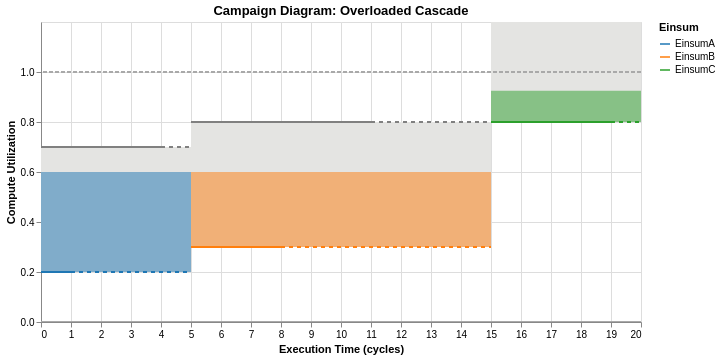
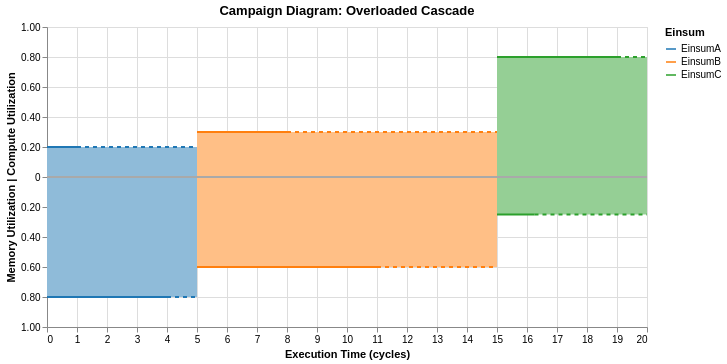

Here is the notebook cell these charts were saved with, in order:
### Markdown cell above
#### Untiled

### Code cell
campaign_diagram = CampaignDiagram(original_cascade)
CampaignDiagram(original_cascade).draw().interactive().show()
CampaignDiagram(original_cascade).draw(dual_mode=True).interactive()

### Figure 1 — Vega-Lite specification as saved in the notebook (floating-point values rounded to 4 significant figures)
{"config": {"view": {"continuousWidth": 300, "continuousHeight": 300}}, "layer": [{"layer": [{"layer": [{"layer": [{"mark": {"type": "rect", "color": "#E4E4E2"}, "encoding": {"tooltip": [{"field": "Einsum", "type": "nominal"}, {"field": "runtime", "type": "quantitative"}, {"field": "og_runtime", "type": "quantitative"}, {"field": "Memory_Utilization", "type": "quantitative"}, {"field": "Compute_Utilization", "type": "quantitative"}, {"field": "Compute_Utilization_plot", "type": "quantitative"}, {"field": "fusion_group", "type": "nominal"}, {"field": "memory_well", "type": "quantitative"}, {"field": "full_End_Time", "type": "quantitative"}, {"field": "throttled_duration", "type": "quantitative"}, {"field": "mem_throttled_duration", "type": "quantitative"}, {"field": "comp_throttled_duration", "type": "quantitative"}, {"field": "comp_perc", "type": "quantitative"}, {"field": "bw_perc", "type": "quantitative"}, {"field": "compute_type", "type": "nominal"}, {"field": "memory_type", "type": "nominal"}], "x": {"field": "Time_Stamp", "type": "quantitative"}, "x2": {"field": "full_End_Time"}, "y": {"field": "compute_limit_bot", "type": "quantitative"}, "y2": {"field": "compute_limit_top"}}, "name": "view_771ccadc1446ba9e_0", "transform": [{"calculate": "datum.Compute_Utilization_plot + 0.5 * datum.memory_well", "as": "compute_limit_top"}, {"calculate": "datum.Compute_Utilization_plot", "as": "compute_limit_bot"}, {"calculate": "datum.Compute_Utilization_plot", "as": "y1"}, {"calculate": "datum.Compute_Utilization_plot + datum.Memory_Utilization * 0.5", "as": "y2"}]}, {"mark": {"type": "rule", "color": "gray", "size": 2, "strokeDash": [0, 0]}, "encoding": {"tooltip": [{"field": "Einsum", "type": "nominal"}, {"field": "runtime", "type": "quantitative"}, {"field": "og_runtime", "type": "quantitative"}, {"field": "Memory_Utilization", "type": "quantitative"}, {"field": "Compute_Utilization", "type": "quantitative"}, {"field": "Compute_Utilization_plot", "type": "quantitative"}, {"field": "fusion_group", "type": "nominal"}, {"field": "memory_well", "type": "quantitative"}, {"field": "full_End_Time", "type": "quantitative"}, {"field": "throttled_duration", "type": "quantitative"}, {"field": "mem_throttled_duration", "type": "quantitative"}, {"field": "comp_throttled_duration", "type": "quantitative"}, {"field": "comp_perc", "type": "quantitative"}, {"field": "bw_perc", "type": "quantitative"}, {"field": "compute_type", "type": "nominal"}, {"field": "memory_type", "type": "nominal"}], "x": {"field": "Time_Stamp", "type": "quantitative"}, "x2": {"field": "mb_End_Time"}, "y": {"field": "compute_limit_top", "type": "quantitative"}}, "transform": [{"calculate": "datum.Compute_Utilization_plot + 0.5 * datum.memory_well", "as": "compute_limit_top"}, {"calculate": "datum.Compute_Utilization_plot", "as": "compute_limit_bot"}, {"calculate": "datum.Compute_Utilization_plot", "as": "y1"}, {"calculate": "datum.Compute_Utilization_plot + datum.Memory_Utilization * 0.5", "as": "y2"}]}]}, {"mark": {"type": "rect", "opacity": 0.5}, "encoding": {"color": {"field": "Einsum", "legend": null, "scale": {"domain": ["EinsumA", "EinsumB", "EinsumC"], "range": ["#1f77b4", "#ff7f0e", "#2ca02c"]}, "sort": ["EinsumA", "EinsumB", "EinsumC"], "type": "nominal"}, "tooltip": [{"field": "Einsum", "type": "nominal"}, {"field": "runtime", "type": "quantitative"}, {"field": "og_runtime", "type": "quantitative"}, {"field": "Memory_Utilization", "type": "quantitative"}, {"field": "Compute_Utilization", "type": "quantitative"}, {"field": "Compute_Utilization_plot", "type": "quantitative"}, {"field": "fusion_group", "type": "nominal"}, {"field": "memory_well", "type": "quantitative"}, {"field": "full_End_Time", "type": "quantitative"}, {"field": "throttled_duration", "type": "quantitative"}, {"field": "mem_throttled_duration", "type": "quantitative"}, {"field": "comp_throttled_duration", "type": "quantitative"}, {"field": "comp_perc", "type": "quantitative"}, {"field": "bw_perc", "type": "quantitative"}, {"field": "compute_type", "type": "nominal"}, {"field": "memory_type", "type": "nominal"}], "x": {"field": "Time_Stamp", "type": "quantitative"}, "x2": {"field": "full_End_Time"}, "y": {"field": "y1", "type": "quantitative"}, "y2": {"field": "y2"}}, "transform": [{"calculate": "datum.Compute_Utilization_plot + 0.5 * datum.memory_well", "as": "compute_limit_top"}, {"calculate": "datum.Compute_Utilization_plot", "as": "compute_limit_bot"}, {"calculate": "datum.Compute_Utilization_plot", "as": "y1"}, {"calculate": "datum.Compute_Utilization_plot + datum.Memory_Utilization * 0.5", "as": "y2"}]}, {"mark": {"type": "line", "interpolate": "step-after", "size": 2}, "encoding": {"color": {"field": "Einsum", "legend": null, "scale": {"domain": ["EinsumA", "EinsumB", "EinsumC"], "range": ["#1f77b4", "#ff7f0e", "#2ca02c"]}, "sort": ["EinsumA", "EinsumB", "EinsumC"], "type": "nominal"}, "tooltip": [{"field": "Einsum", "type": "nominal"}, {"field": "runtime", "type": "quantitative"}, {"field": "og_runtime", "type": "quantitative"}, {"field": "Memory_Utilization", "type": "quantitative"}, {"field": "Compute_Utilization", "type": "quantitative"}, {"field": "Compute_Utilization_plot", "type": "quantitative"}, {"field": "fusion_group", "type": "nominal"}, {"field": "memory_well", "type": "quantitative"}, {"field": "full_End_Time", "type": "quantitative"}, {"field": "throttled_duration", "type": "quantitative"}, {"field": "mem_throttled_duration", "type": "quantitative"}, {"field": "comp_throttled_duration", "type": "quantitative"}, {"field": "comp_perc", "type": "quantitative"}, {"field": "bw_perc", "type": "quantitative"}, {"field": "compute_type", "type": "nominal"}, {"field": "memory_type", "type": "nominal"}], "x": {"field": "Time_Stamp", "type": "quantitative"}, "x2": {"field": "cb_End_Time"}, "y": {"axis": {"labelExpr": "format(datum.value, '.1f')", "title": "Compute Utilization", "values": [0, 0.2, 0.4, 0.6, 0.8, 1.0]}, "field": "Compute_Utilization_plot", "scale": {"domain": [0, 1.2]}, "title": "Compute Utilization", "type": "quantitative"}}, "transform": [{"calculate": "datum.Compute_Utilization_plot + 0.5 * datum.memory_well", "as": "compute_limit_top"}, {"calculate": "datum.Compute_Utilization_plot", "as": "compute_limit_bot"}, {"calculate": "datum.Compute_Utilization_plot", "as": "y1"}, {"calculate": "datum.Compute_Utilization_plot + datum.Memory_Utilization * 0.5", "as": "y2"}]}, {"mark": {"type": "rule", "color": "gray", "size": 2, "strokeDash": [4, 4]}, "encoding": {"tooltip": [{"field": "Einsum", "type": "nominal"}, {"field": "runtime", "type": "quantitative"}, {"field": "og_runtime", "type": "quantitative"}, {"field": "Memory_Utilization", "type": "quantitative"}, {"field": "Compute_Utilization", "type": "quantitative"}, {"field": "Compute_Utilization_plot", "type": "quantitative"}, {"field": "fusion_group", "type": "nominal"}, {"field": "memory_well", "type": "quantitative"}, {"field": "full_End_Time", "type": "quantitative"}, {"field": "throttled_duration", "type": "quantitative"}, {"field": "mem_throttled_duration", "type": "quantitative"}, {"field": "comp_throttled_duration", "type": "quantitative"}, {"field": "comp_perc", "type": "quantitative"}, {"field": "bw_perc", "type": "quantitative"}, {"field": "compute_type", "type": "nominal"}, {"field": "memory_type", "type": "nominal"}], "x": {"field": "mb_End_Time", "type": "quantitative"}, "x2": {"field": "full_End_Time"}, "y": {"field": "compute_limit_top", "type": "quantitative"}}, "transform": [{"calculate": "datum.Compute_Utilization_plot + 0.5 * datum.memory_well", "as": "compute_limit_top"}, {"calculate": "datum.Compute_Utilization_plot", "as": "compute_limit_bot"}, {"calculate": "datum.Compute_Utilization_plot", "as": "y1"}, {"calculate": "datum.Compute_Utilization_plot + datum.Memory_Utilization * 0.5", "as": "y2"}]}, {"data": {"name": "data-b9b00581716645837724dc56f85693e7"}, "mark": {"type": "rule", "size": 2, "strokeDash": [4, 4]}, "encoding": {"color": {"field": "Einsum", "legend": null, "scale": {"domain": ["EinsumA", "EinsumB", "EinsumC"], "range": ["#1f77b4", "#ff7f0e", "#2ca02c"]}, "sort": ["EinsumA", "EinsumB", "EinsumC"], "type": "nominal"}, "tooltip": [{"field": "Einsum", "type": "nominal"}, {"field": "x", "type": "quantitative"}, {"field": "x2", "type": "quantitative"}], "x": {"field": "x", "type": "quantitative"}, "x2": {"field": "x2"}, "y": {"field": "y", "type": "quantitative"}}}], "data": {"name": "data-6a55e568e84e838ec0391ad0105cdcd7"}, "encoding": {"x": {"field": "Time_Stamp", "title": "Execution Time (cycles)", "type": "quantitative"}}, "resolve": {"scale": {"color": "independent"}}}, {"data": {"name": "data-62270e77d641448c13ff0a9fcf3e6578"}, "mark": {"type": "rule", "color": "darkgray", "size": 2, "strokeDash": [4, 2]}, "encoding": {"y": {"field": "y", "type": "quantitative"}}}]}, {"data": {"name": "data-87e69d7a9d7ae5b02a22f807b2d20c57"}, "mark": {"type": "rule", "color": "darkgray", "size": 2, "strokeDash": [0, 0]}, "encoding": {"y": {"field": "y", "type": "quantitative"}}}, {"data": {"name": "data-46455237f2e897207782e06a50f83de5"}, "mark": {"type": "line", "opacity": 0}, "encoding": {"color": {"field": "Einsum", "legend": {"title": "Einsum"}, "scale": {"domain": ["EinsumA", "EinsumB", "EinsumC"], "range": ["#1f77b4", "#ff7f0e", "#2ca02c"]}, "sort": ["EinsumA", "EinsumB", "EinsumC"], "type": "nominal"}}}], "height": 300, "params": [{"name": "param_1e9efca18e7a2868", "select": {"type": "interval", "encodings": ["x", "y"]}, "bind": "scales", "views": ["view_771ccadc1446ba9e_0"]}], "title": "Campaign Diagram: Overloaded Cascade", "width": 600, "$schema": "https://vega.github.io/schema/vega-lite/v6.4.1.json", "datasets": {"data-6a55e568e84e838ec0391ad0105cdcd7": [{"Einsum": "EinsumA", "fusion_group": null, "fusion_type": "NONE", "Starting_Time": 0.0, "Time_Stamp": 0.0, "End_Time": 4.0, "cb_End_Time": 1.0, "mb_End_Time": 4.0, "full_End_Time": 5.0, "runtime": 5, "og_runtime": 5, "Compute_Utilization": 0.2, "Compute_Utilization_plot": 0.2, "Memory_Utilization": 0.8, "Memory_Utilization_plot": 0.8, "memory_well": 1.0, "cutil_start": 0.0, "mutil_start": 0.0, "compute_color": "#332288", "bw_color": "#9990C3", "throttled": true, "throttled_duration": 1.0, "mem_throttled_duration": 1.0, "comp_throttled_duration": 4.0, "comp_perc": 1.0, "bw_perc": 1.0, "compute_type": "Compute Pool", "memory_type": "Memory Pool"}, {"Einsum": "EinsumB", "fusion_group": null, "fusion_type": "NONE", "Starting_Time": 5.0, "Time_Stamp": 5.0, "End_Time": 11.0, "cb_End_Time": 8.0, "mb_End_Time": 11.0, "full_End_Time": 15.0, "runtime": 10, "og_runtime": 10, "Compute_Utilization": 0.3, "Compute_Utilization_plot": 0.3, "Memory_Utilization": 0.6, "Memory_Utilization_plot": 0.6, "memory_well": 1.0, "cutil_start": 0.0, "mutil_start": 0.0, "compute_color": "#117733", "bw_color": "#88BB99", "throttled": true, "throttled_duration": 4.0, "mem_throttled_duration": 4.0, "comp_throttled_duration": 7.0, "comp_perc": 1.0, "bw_perc": 1.0, "compute_type": "Compute Pool", "memory_type": "Memory Pool"}, {"Einsum": "EinsumC", "fusion_group": null, "fusion_type": "NONE", "Starting_Time": 15.0, "Time_Stamp": 15.0, "End_Time": 19.0, "cb_End_Time": 19.0, "mb_End_Time": 16.25, "full_End_Time": 20.0, "runtime": 5, "og_runtime": 5, "Compute_Utilization": 0.8, "Compute_Utilization_plot": 0.8, "Memory_Utilization": 0.25, "Memory_Utilization_plot": 0.25, "memory_well": 1.0, "cutil_start": 0.0, "mutil_start": 0.0, "compute_color": "#882255", "bw_color": "#C390AA", "throttled": true, "throttled_duration": 1.0, "mem_throttled_duration": 3.75, "comp_throttled_duration": 1.0, "comp_perc": 1.0, "bw_perc": 1.0, "compute_type": "Compute Pool", "memory_type": "Memory Pool"}], "data-b9b00581716645837724dc56f85693e7": [{"Einsum": "EinsumA", "x": 1.0, "x2": 5.0, "y": 0.2, "color": "#332288"}, {"Einsum": "EinsumB", "x": 8.0, "x2": 15.0, "y": 0.3, "color": "#117733"}, {"Einsum": "EinsumC", "x": 19.0, "x2": 20.0, "y": 0.8, "color": "#882255"}], "data-62270e77d641448c13ff0a9fcf3e6578": [{"y": 1.0}], "data-87e69d7a9d7ae5b02a22f807b2d20c57": [{"y": 0.0}], "data-46455237f2e897207782e06a50f83de5": [{"Einsum": "EinsumA", "fusion_group": null, "fusion_type": "NONE", "Starting_Time": 0.0, "Time_Stamp": 0.0, "End_Time": 4.0, "cb_End_Time": 1.0, "mb_End_Time": 4.0, "full_End_Time": 5.0, "runtime": 5, "og_runtime": 5, "Compute_Utilization": 0.2, "Compute_Utilization_plot": 0.2, "Memory_Utilization": 0.8, "Memory_Utilization_plot": 0.8, "memory_well": 1.0, "cutil_start": 0.0, "mutil_start": 0.0, "compute_color": "#332288", "bw_color": "#9990C3", "throttled": true, "throttled_duration": 1.0, "mem_throttled_duration": 1.0, "comp_throttled_duration": 4.0, "comp_perc": 1.0, "bw_perc": 1.0, "compute_type": "Compute Pool", "memory_type": "Memory Pool"}]}}

### Figure 2 — Vega-Lite specification as saved in the notebook (floating-point values rounded to 4 significant figures)
{"config": {"view": {"continuousWidth": 300, "continuousHeight": 300}}, "layer": [{"layer": [{"data": {"name": "data-6a55e568e84e838ec0391ad0105cdcd7"}, "mark": {"type": "rect", "opacity": 1}, "encoding": {"color": {"field": "Einsum", "legend": null, "scale": {"domain": ["EinsumA", "EinsumB", "EinsumC"], "range": ["#8FBBD9", "#FFBF86", "#95CF95"]}, "sort": ["EinsumA", "EinsumB", "EinsumC"], "type": "nominal"}, "tooltip": [{"field": "Einsum", "type": "nominal"}, {"field": "runtime", "type": "quantitative"}, {"field": "og_runtime", "type": "quantitative"}, {"field": "Memory_Utilization", "type": "quantitative"}, {"field": "Compute_Utilization", "type": "quantitative"}, {"field": "Compute_Utilization_plot", "type": "quantitative"}, {"field": "fusion_group", "type": "nominal"}, {"field": "memory_well", "type": "quantitative"}, {"field": "full_End_Time", "type": "quantitative"}, {"field": "throttled_duration", "type": "quantitative"}, {"field": "mem_throttled_duration", "type": "quantitative"}, {"field": "comp_throttled_duration", "type": "quantitative"}, {"field": "comp_perc", "type": "quantitative"}, {"field": "bw_perc", "type": "quantitative"}, {"field": "compute_type", "type": "nominal"}, {"field": "memory_type", "type": "nominal"}], "x": {"field": "Starting_Time", "type": "quantitative"}, "x2": {"field": "full_End_Time"}, "y": {"field": "cutil_start", "type": "quantitative"}, "y2": {"field": "Compute_Utilization_plot"}}, "name": "view_c10f114b930cada9_0", "transform": [{"calculate": "datum.Compute_Utilization_plot + 0.5 * datum.memory_well", "as": "compute_limit_top"}, {"calculate": "datum.Compute_Utilization_plot", "as": "compute_limit_bot"}, {"calculate": "datum.Compute_Utilization_plot", "as": "y1"}, {"calculate": "datum.Compute_Utilization_plot + datum.Memory_Utilization * 0.5", "as": "y2"}]}, {"data": {"name": "data-6a55e568e84e838ec0391ad0105cdcd7"}, "mark": {"type": "rect", "opacity": 1}, "encoding": {"color": {"field": "Einsum", "legend": null, "scale": {"domain": ["EinsumA", "EinsumB", "EinsumC"], "range": ["#8FBBD9", "#FFBF86", "#95CF95"]}, "sort": ["EinsumA", "EinsumB", "EinsumC"], "type": "nominal"}, "tooltip": [{"field": "Einsum", "type": "nominal"}, {"field": "runtime", "type": "quantitative"}, {"field": "og_runtime", "type": "quantitative"}, {"field": "Memory_Utilization", "type": "quantitative"}, {"field": "Compute_Utilization", "type": "quantitative"}, {"field": "Compute_Utilization_plot", "type": "quantitative"}, {"field": "fusion_group", "type": "nominal"}, {"field": "memory_well", "type": "quantitative"}, {"field": "full_End_Time", "type": "quantitative"}, {"field": "throttled_duration", "type": "quantitative"}, {"field": "mem_throttled_duration", "type": "quantitative"}, {"field": "comp_throttled_duration", "type": "quantitative"}, {"field": "comp_perc", "type": "quantitative"}, {"field": "bw_perc", "type": "quantitative"}, {"field": "compute_type", "type": "nominal"}, {"field": "memory_type", "type": "nominal"}], "x": {"field": "Starting_Time", "type": "quantitative"}, "x2": {"field": "full_End_Time"}, "y": {"axis": {"labelExpr": "abs(datum.value) == 0 ? '0' : format(abs(datum.value), '.2f')"}, "field": "mutil_start", "scale": {"domain": [-1, 1]}, "title": "Memory Utilization | Compute Utilization", "type": "quantitative"}, "y2": {"field": "neg_mem_util"}}, "transform": [{"calculate": "datum.Compute_Utilization_plot + 0.5 * datum.memory_well", "as": "compute_limit_top"}, {"calculate": "datum.Compute_Utilization_plot", "as": "compute_limit_bot"}, {"calculate": "datum.Compute_Utilization_plot", "as": "y1"}, {"calculate": "datum.Compute_Utilization_plot + datum.Memory_Utilization * 0.5", "as": "y2"}, {"calculate": "-datum.mutil_start", "as": "mutil_start"}, {"calculate": "-datum.Memory_Utilization_plot", "as": "neg_mem_util"}]}, {"data": {"name": "data-6a55e568e84e838ec0391ad0105cdcd7"}, "mark": {"type": "line", "interpolate": "step-after", "size": 2}, "encoding": {"color": {"field": "Einsum", "legend": null, "scale": {"domain": ["EinsumA", "EinsumB", "EinsumC"], "range": ["#1f77b4", "#ff7f0e", "#2ca02c"]}, "sort": ["EinsumA", "EinsumB", "EinsumC"], "type": "nominal"}, "tooltip": [{"field": "Einsum", "type": "nominal"}, {"field": "runtime", "type": "quantitative"}, {"field": "og_runtime", "type": "quantitative"}, {"field": "Memory_Utilization", "type": "quantitative"}, {"field": "Compute_Utilization", "type": "quantitative"}, {"field": "Compute_Utilization_plot", "type": "quantitative"}, {"field": "fusion_group", "type": "nominal"}, {"field": "memory_well", "type": "quantitative"}, {"field": "full_End_Time", "type": "quantitative"}, {"field": "throttled_duration", "type": "quantitative"}, {"field": "mem_throttled_duration", "type": "quantitative"}, {"field": "comp_throttled_duration", "type": "quantitative"}, {"field": "comp_perc", "type": "quantitative"}, {"field": "bw_perc", "type": "quantitative"}, {"field": "compute_type", "type": "nominal"}, {"field": "memory_type", "type": "nominal"}], "x": {"field": "Starting_Time", "type": "quantitative"}, "x2": {"field": "cb_End_Time"}, "y": {"field": "Compute_Utilization_plot", "type": "quantitative"}}, "transform": [{"calculate": "datum.Compute_Utilization_plot + 0.5 * datum.memory_well", "as": "compute_limit_top"}, {"calculate": "datum.Compute_Utilization_plot", "as": "compute_limit_bot"}, {"calculate": "datum.Compute_Utilization_plot", "as": "y1"}, {"calculate": "datum.Compute_Utilization_plot + datum.Memory_Utilization * 0.5", "as": "y2"}]}, {"data": {"name": "data-6a55e568e84e838ec0391ad0105cdcd7"}, "mark": {"type": "line", "interpolate": "step-after", "size": 2}, "encoding": {"color": {"field": "Einsum", "legend": null, "scale": {"domain": ["EinsumA", "EinsumB", "EinsumC"], "range": ["#1f77b4", "#ff7f0e", "#2ca02c"]}, "sort": ["EinsumA", "EinsumB", "EinsumC"], "type": "nominal"}, "tooltip": [{"field": "Einsum", "type": "nominal"}, {"field": "runtime", "type": "quantitative"}, {"field": "og_runtime", "type": "quantitative"}, {"field": "Memory_Utilization", "type": "quantitative"}, {"field": "Compute_Utilization", "type": "quantitative"}, {"field": "Compute_Utilization_plot", "type": "quantitative"}, {"field": "fusion_group", "type": "nominal"}, {"field": "memory_well", "type": "quantitative"}, {"field": "full_End_Time", "type": "quantitative"}, {"field": "throttled_duration", "type": "quantitative"}, {"field": "mem_throttled_duration", "type": "quantitative"}, {"field": "comp_throttled_duration", "type": "quantitative"}, {"field": "comp_perc", "type": "quantitative"}, {"field": "bw_perc", "type": "quantitative"}, {"field": "compute_type", "type": "nominal"}, {"field": "memory_type", "type": "nominal"}], "x": {"field": "Starting_Time", "type": "quantitative"}, "x2": {"field": "mb_End_Time"}, "y": {"field": "neg_mem_util", "type": "quantitative"}}, "transform": [{"calculate": "datum.Compute_Utilization_plot + 0.5 * datum.memory_well", "as": "compute_limit_top"}, {"calculate": "datum.Compute_Utilization_plot", "as": "compute_limit_bot"}, {"calculate": "datum.Compute_Utilization_plot", "as": "y1"}, {"calculate": "datum.Compute_Utilization_plot + datum.Memory_Utilization * 0.5", "as": "y2"}, {"calculate": "-datum.Memory_Utilization_plot", "as": "neg_mem_util"}]}, {"data": {"name": "data-a0a55d106695e8d630baff0f16eee66d"}, "mark": {"type": "line", "color": "black", "interpolate": "step-after", "size": 2}, "encoding": {"y": {"field": "y", "type": "quantitative"}}}, {"data": {"name": "data-ef591bd030d5deecc188b385780894b4"}, "mark": {"type": "rule", "size": 2, "strokeDash": [4, 4]}, "encoding": {"color": {"field": "Einsum", "legend": null, "scale": {"domain": ["EinsumA", "EinsumB", "EinsumC"], "range": ["#1f77b4", "#ff7f0e", "#2ca02c"]}, "sort": ["EinsumA", "EinsumB", "EinsumC"], "type": "nominal"}, "tooltip": [{"field": "Einsum", "type": "nominal"}, {"field": "x", "type": "quantitative"}, {"field": "x2", "type": "quantitative"}], "x": {"field": "x", "type": "quantitative"}, "x2": {"field": "x2"}, "y": {"field": "y", "type": "quantitative"}}}, {"data": {"name": "data-b9b00581716645837724dc56f85693e7"}, "mark": {"type": "rule", "size": 2, "strokeDash": [4, 4]}, "encoding": {"color": {"field": "Einsum", "legend": null, "scale": {"domain": ["EinsumA", "EinsumB", "EinsumC"], "range": ["#1f77b4", "#ff7f0e", "#2ca02c"]}, "sort": ["EinsumA", "EinsumB", "EinsumC"], "type": "nominal"}, "tooltip": [{"field": "Einsum", "type": "nominal"}, {"field": "x", "type": "quantitative"}, {"field": "x2", "type": "quantitative"}], "x": {"field": "x", "type": "quantitative"}, "x2": {"field": "x2"}, "y": {"field": "y", "type": "quantitative"}}}], "encoding": {"x": {"field": "Time_Stamp", "title": "Execution Time (cycles)", "type": "quantitative"}}, "resolve": {"scale": {"color": "independent"}}}, {"data": {"name": "data-87e69d7a9d7ae5b02a22f807b2d20c57"}, "mark": {"type": "rule", "color": "darkgray", "size": 2, "strokeDash": [0, 0]}, "encoding": {"y": {"field": "y", "type": "quantitative"}}}, {"data": {"name": "data-46455237f2e897207782e06a50f83de5"}, "mark": {"type": "line", "opacity": 0}, "encoding": {"color": {"field": "Einsum", "legend": {"title": "Einsum"}, "scale": {"domain": ["EinsumA", "EinsumB", "EinsumC"], "range": ["#1f77b4", "#ff7f0e", "#2ca02c"]}, "sort": ["EinsumA", "EinsumB", "EinsumC"], "type": "nominal"}}}], "height": 300, "params": [{"name": "param_1e9efca18e7a2868", "select": {"type": "interval", "encodings": ["x", "y"]}, "bind": "scales", "views": ["view_c10f114b930cada9_0"]}], "title": "Campaign Diagram: Overloaded Cascade", "width": 600, "$schema": "https://vega.github.io/schema/vega-lite/v6.4.1.json", "datasets": {"data-6a55e568e84e838ec0391ad0105cdcd7": [{"Einsum": "EinsumA", "fusion_group": null, "fusion_type": "NONE", "Starting_Time": 0.0, "Time_Stamp": 0.0, "End_Time": 4.0, "cb_End_Time": 1.0, "mb_End_Time": 4.0, "full_End_Time": 5.0, "runtime": 5, "og_runtime": 5, "Compute_Utilization": 0.2, "Compute_Utilization_plot": 0.2, "Memory_Utilization": 0.8, "Memory_Utilization_plot": 0.8, "memory_well": 1.0, "cutil_start": 0.0, "mutil_start": 0.0, "compute_color": "#332288", "bw_color": "#9990C3", "throttled": true, "throttled_duration": 1.0, "mem_throttled_duration": 1.0, "comp_throttled_duration": 4.0, "comp_perc": 1.0, "bw_perc": 1.0, "compute_type": "Compute Pool", "memory_type": "Memory Pool"}, {"Einsum": "EinsumB", "fusion_group": null, "fusion_type": "NONE", "Starting_Time": 5.0, "Time_Stamp": 5.0, "End_Time": 11.0, "cb_End_Time": 8.0, "mb_End_Time": 11.0, "full_End_Time": 15.0, "runtime": 10, "og_runtime": 10, "Compute_Utilization": 0.3, "Compute_Utilization_plot": 0.3, "Memory_Utilization": 0.6, "Memory_Utilization_plot": 0.6, "memory_well": 1.0, "cutil_start": 0.0, "mutil_start": 0.0, "compute_color": "#117733", "bw_color": "#88BB99", "throttled": true, "throttled_duration": 4.0, "mem_throttled_duration": 4.0, "comp_throttled_duration": 7.0, "comp_perc": 1.0, "bw_perc": 1.0, "compute_type": "Compute Pool", "memory_type": "Memory Pool"}, {"Einsum": "EinsumC", "fusion_group": null, "fusion_type": "NONE", "Starting_Time": 15.0, "Time_Stamp": 15.0, "End_Time": 19.0, "cb_End_Time": 19.0, "mb_End_Time": 16.25, "full_End_Time": 20.0, "runtime": 5, "og_runtime": 5, "Compute_Utilization": 0.8, "Compute_Utilization_plot": 0.8, "Memory_Utilization": 0.25, "Memory_Utilization_plot": 0.25, "memory_well": 1.0, "cutil_start": 0.0, "mutil_start": 0.0, "compute_color": "#882255", "bw_color": "#C390AA", "throttled": true, "throttled_duration": 1.0, "mem_throttled_duration": 3.75, "comp_throttled_duration": 1.0, "comp_perc": 1.0, "bw_perc": 1.0, "compute_type": "Compute Pool", "memory_type": "Memory Pool"}], "data-a0a55d106695e8d630baff0f16eee66d": [{"y": 0}], "data-ef591bd030d5deecc188b385780894b4": [{"Einsum": "EinsumA", "x": 4.0, "x2": 5.0, "y": -0.8, "color": "#332288"}, {"Einsum": "EinsumB", "x": 11.0, "x2": 15.0, "y": -0.6, "color": "#117733"}, {"Einsum": "EinsumC", "x": 16.25, "x2": 20.0, "y": -0.25, "color": "#882255"}], "data-b9b00581716645837724dc56f85693e7": [{"Einsum": "EinsumA", "x": 1.0, "x2": 5.0, "y": 0.2, "color": "#332288"}, {"Einsum": "EinsumB", "x": 8.0, "x2": 15.0, "y": 0.3, "color": "#117733"}, {"Einsum": "EinsumC", "x": 19.0, "x2": 20.0, "y": 0.8, "color": "#882255"}], "data-87e69d7a9d7ae5b02a22f807b2d20c57": [{"y": 0.0}], "data-46455237f2e897207782e06a50f83de5": [{"Einsum": "EinsumA", "fusion_group": null, "fusion_type": "NONE", "Starting_Time": 0.0, "Time_Stamp": 0.0, "End_Time": 4.0, "cb_End_Time": 1.0, "mb_End_Time": 4.0, "full_End_Time": 5.0, "runtime": 5, "og_runtime": 5, "Compute_Utilization": 0.2, "Compute_Utilization_plot": 0.2, "Memory_Utilization": 0.8, "Memory_Utilization_plot": 0.8, "memory_well": 1.0, "cutil_start": 0.0, "mutil_start": 0.0, "compute_color": "#332288", "bw_color": "#9990C3", "throttled": true, "throttled_duration": 1.0, "mem_throttled_duration": 1.0, "comp_throttled_duration": 4.0, "comp_perc": 1.0, "bw_perc": 1.0, "compute_type": "Compute Pool", "memory_type": "Memory Pool"}]}}
